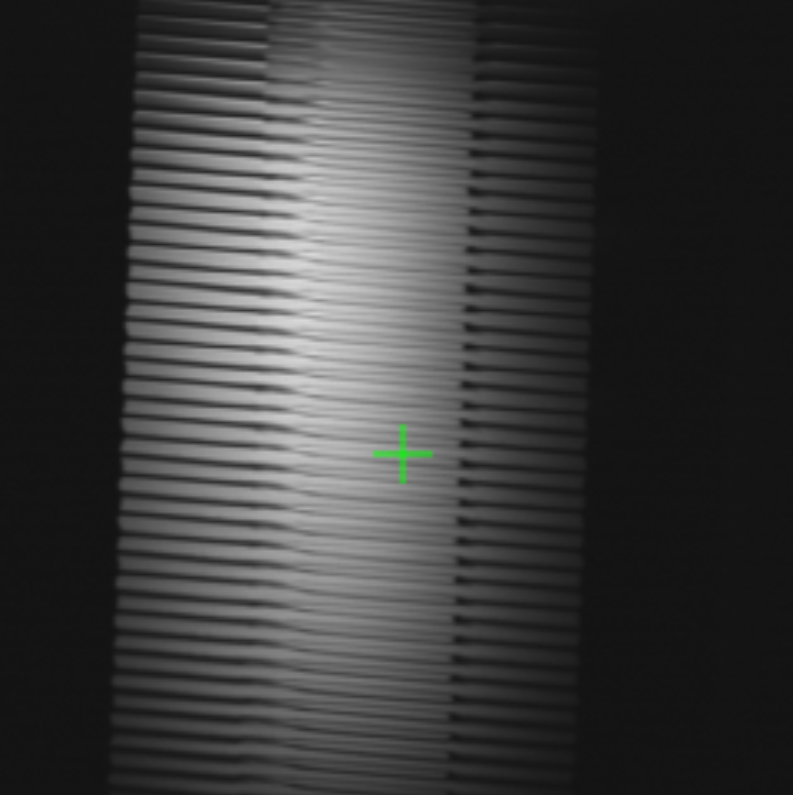
#> input picture duty_cycle/algorithms/images/image1.png, 793 x 795 px
$ python tilter.py
#> lines starting #> are read from the running program, lines starting #| are printed output that depends on the picture; after the words box and inside, x2 and y2 are one past the last pixel; in counts of white or black regions, pixels touching at a corner belong together
### duty_cycle/algorithms/loader.py
import cv2
import numpy as np

def grayer(path):
#> called with path = 'duty_cycle/algorithms/images/image1.png'
    img = cv2.imread(str(path), cv2.IMREAD_GRAYSCALE)
#> img: shape (795, 793); min 18, max 219, mean 60.3
    if img is None:
        raise FileNotFoundError(f"Unable to read image at: {path}.\nCheck that the file exists and is a valid image format.")
    return img


# [21 lines left out: functions to_gray, to_color, not called in this run]

### duty_cycle/algorithms/tilter.py
# tilt.py
# Automatically detects the tilt angle of the fingers in an image
# using the Hough Line Transform

import cv2
import numpy as np


def detect_tilt_angle(gray):
    """
    Takes a grayscale image.
    Returns the tilt angle of the fingers in degrees.
    """

    # step 1: blur slightly to reduce noise before edge detection
    blurred = cv2.GaussianBlur(gray, (5, 5), 0)

    # step 2: edge detection — finds where brightness changes sharply
    # these sharp changes = the dark boundaries between fingers
    edges = cv2.Canny(blurred,
                      threshold1=30,    # lower = detects more edges
                      threshold2=100)   # upper = keeps only strong edges
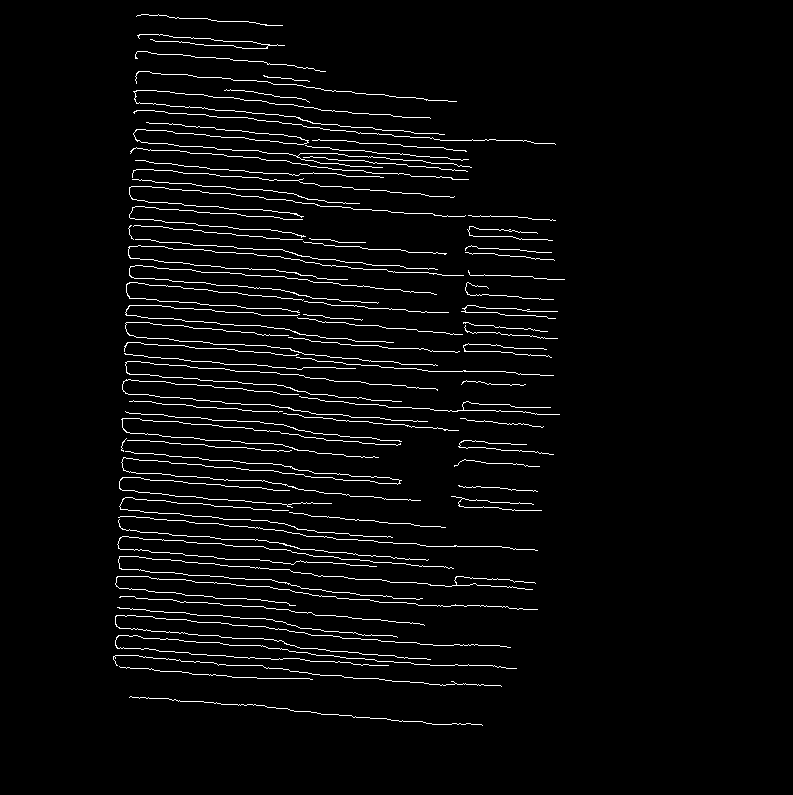
#> edges: shape (795, 793); 3.5% white in thin lines or dots, all inside (x1, y1, x2, y2) = (113, 14, 565, 726)

    # step 3: Hough Line Transform — finds straight lines in the edges
    lines = cv2.HoughLinesP(edges,
                             rho=1,             # precision in pixels
                             theta=np.pi/180,   # precision in degrees (1 degree steps)
                             threshold=50,      # minimum votes for a line to count
                             minLineLength=50,  # ignore lines shorter than this (pixels)
                             maxLineGap=10)     # allow small gaps in lines
#> lines = 123 rows, first 6: [458, 446, 519, 451], [127, 530, 189, 536], [120, 516, 283, 530], [349, 160, 438, 167], [124, 477, 249, 487], [373, 654, 429, 659]

    if lines is None:
        print("WARNING: no lines detected — returning angle 0")
        return 0.0

      # step 4: calculate the angle of every detected line
    angles = []
    for line in lines:
        x1, y1, x2, y2 = line[0]
        dx = x2 - x1
        dy = y2 - y1
        angle = np.degrees(np.arctan2(dy, dx))

        # only keep angles that are nearly vertical
        # (fingers run nearly vertically, so angle should be close to 90 or -90)
        if abs(angle) > 60:
            angles.append(angle)
#> this loop made 123 passes
#> (x1, y1, x2, y2, dx, dy, angle) on passes 1 to 12: (458, 446, 519, 451, 61, 5, 4.69), (127, 530, 189, 536, 62, 6, 5.53), (120, 516, 283, 530, 163, 14, 4.91), (349, 160, 438, 167, 89, 7, 4.5), (124, 477, 249, 487, 125, 10, 4.57), (373, 654, 429, 659, 56, 5, 5.1), (174, 377, 264, 384, 90, 7, 4.45), (147, 186, 218, 193, 71, 7, 5.63), (430, 665, 494, 665, 64, 0, 0), (302, 416, 458, 430, 156, 14, 5.13), (140, 401, 223, 408, 83, 7, 4.82), (136, 103, 299, 117, 163, 14, 4.91)
#> after the loop, angles = [-88.12, -87.71]

    if len(angles) == 0:
        print("WARNING: no vertical lines detected — returning angle 0")
        return 0.0

    # step 5: take the median angle — more robust than average
    # median ignores outlier lines that dont belong to fingers
    tilt_angle = float(np.median(angles))
#> tilt_angle = -87.92

    return tilt_angle


# ---- test block: only runs when you run this file directly ----
if __name__ == "__main__":
    import os
    from loader import grayer

    IMAGE_NAME = "image1.png"
    folder = os.path.dirname(os.path.abspath(__file__))
    path = os.path.join(folder, "images", IMAGE_NAME)

    gray = grayer(path)
    angle = detect_tilt_angle(gray)
#> angle = -87.92
    print(f"Detected tilt angle:              {angle:.2f} degrees")
#| Detected tilt angle:              -87.92 degrees
    print(f"Expected (manual measurement):    -87.55 degrees")
